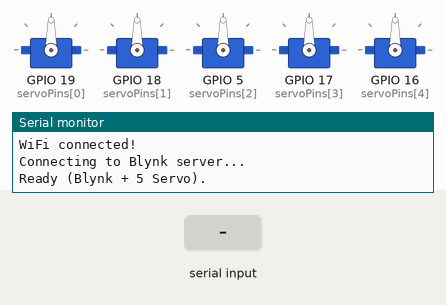
This sketch was run on a simulated ESP32. Parts: 5 × servo, the last lines printed to the serial monitor. The test bench sets the inputs (shaded band). WiFi joins after 1.5 s; servers stay silent unless stated.

Above: at 3.3 s.
3.4 s: "ik,1\n" received over Serial
At 4.5 s:
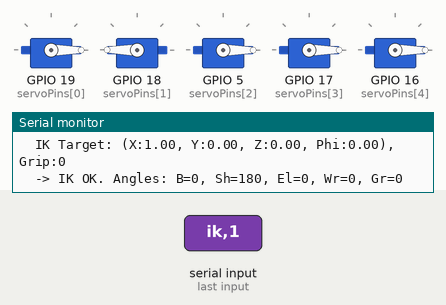
4.9 s: "fk,1\n" received over Serial
At 5.6 s:
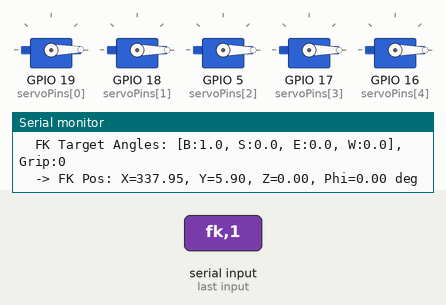
6.4 s: "ik,150\n" received over Serial
At 6.8 s:
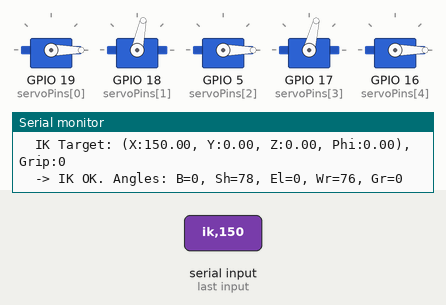
7.9 s: "fk,150\n" received over Serial
At 9.1 s:
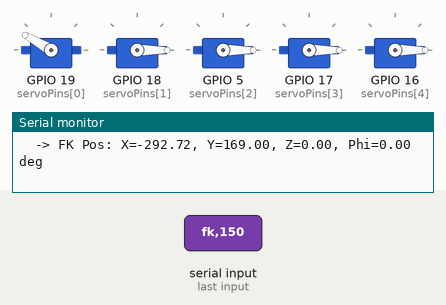
Timing chart, 0 to 10.4 s (numbered marks = the images above; inputs shaded):
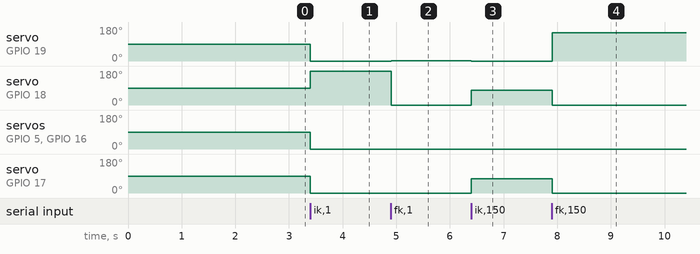

The sketch:

RoboticArmwithBlynk.ino
```cpp
#define BLYNK_TEMPLATE_ID "TMPL6WWYDNwYo"
#define BLYNK_TEMPLATE_NAME "Robotic Arm"
#define BLYNK_AUTH_TOKEN "3SxvlAf2gZReXwMP78pkn7tXYV0r9YcB"   // <-- ganti

// ===== ESP32 + Blynk: 5 Servo + 5 Gauge, plus FK/IK via Serial =====
#include <ESP32Servo.h>
#include <BlynkSimpleEsp32.h>
#include <cmath>
#include <WiFi.h>

// ---------- Amankan M_PI di Arduino ----------
#ifndef M_PI
#define M_PI 3.14159265358979323846
#endif

// ---------- Blynk Credentials ----------
char ssid[] = "Pooh";             // <-- ganti
char pass[] = "hahahaha";         // <-- ganti

// ---------- Virtual Pin Mapping ----------
// Sliders (input dari app)
#define VS_SERVO1  V0
#define VS_SERVO2  V1
#define VS_SERVO3  V2
#define VS_SERVO4  V3
#define VS_SERVO5  V4
// Gauges (output ke app)
#define VG_SERVO1  V10
#define VG_SERVO2  V11
#define VG_SERVO3  V12
#define VG_SERVO4  V13
#define VG_SERVO5  V14

// ---------- Servo config ----------
#define SERVO_COUNT 5

// NOTE: Ganti ke GPIO yang valid untuk ESP32 kamu.
// 27,26,25,33,32 itu umum aman untuk PWM servo.
const uint8_t servoPins[SERVO_COUNT] = {19, 18, 5, 17, 16};  // Base, Shoulder, Elbow, Wrist, Gripper

Servo   myServos[SERVO_COUNT];
uint8_t currentAngles[SERVO_COUNT] = {90, 90, 90, 90, 90};

inline uint8_t clampDeg(int d){ return (d<0)?0:((d>180)?180:d); }

// ===================================================================
//      Bagian KINEMATIKA & LOGIKA kamu (dipakai apa adanya)
// ===================================================================
const double L1 = 121.0;
const double L2 = 122.0;
const double L3 = 95.0;

String inputString = "";

// ---- structs
struct ThreeDofResult {
  double theta1a, theta2a, theta3a;
  double theta1b, theta2b, theta3b;
  bool valid;
};
struct InverseKinematicsResult {
  double deg1, deg2, deg3, deg4;
  bool valid;
};
struct ForwardKinematicsResult {
  double x, y, z, phi_deg;
};

// ---- forward declares
ThreeDofResult three_dof(double x, double y, double l1, double l2, double l3, double gamma);
InverseKinematicsResult inverse_kinematics(double x, double y, double z, double phi_deg, double l1, double l2, double l3);
ForwardKinematicsResult forward_kinematics(double deg1, double deg2, double deg3, double deg4);
void moveArmJointsArray(const uint8_t angles[]);
void parseAndExecute(String input);
String getValue(String data, char separator, int index);

// ===================================================================
//                          BLYNK HELPERS
// ===================================================================
void writeServoAndGauge(int idx, int deg, uint8_t vGauge)
{
  uint8_t a = clampDeg(deg);
  currentAngles[idx] = a;
  myServos[idx].write(a);
  // update gauge yang terkait
  Blynk.virtualWrite(vGauge, a);
}

// Saat perangkat baru konek: minta nilai slider terakhir & seed gauge
BLYNK_CONNECTED()
{
  Blynk.syncVirtual(VS_SERVO1, VS_SERVO2, VS_SERVO3, VS_SERVO4, VS_SERVO5);
  Blynk.virtualWrite(VG_SERVO1, currentAngles[0]);
  Blynk.virtualWrite(VG_SERVO2, currentAngles[1]);
  Blynk.virtualWrite(VG_SERVO3, currentAngles[2]);
  Blynk.virtualWrite(VG_SERVO4, currentAngles[3]);
  Blynk.virtualWrite(VG_SERVO5, currentAngles[4]);
}

// Callback slider (input derajat dari app)
BLYNK_WRITE(VS_SERVO1){ writeServoAndGauge(0, param.asInt(), VG_SERVO1); }
BLYNK_WRITE(VS_SERVO2){ writeServoAndGauge(1, param.asInt(), VG_SERVO2); }
BLYNK_WRITE(VS_SERVO3){ writeServoAndGauge(2, param.asInt(), VG_SERVO3); }
BLYNK_WRITE(VS_SERVO4){ writeServoAndGauge(3, param.asInt(), VG_SERVO4); }
BLYNK_WRITE(VS_SERVO5){ writeServoAndGauge(4, param.asInt(), VG_SERVO5); }

// ===================================================================
//                           SETUP / LOOP
// ===================================================================
// void setup() {
//   Serial.begin(115200);

//   // attach servo ke pin
//   for (int i = 0; i < SERVO_COUNT; i++) {
//     myServos[i].attach(servoPins[i]);
//     myServos[i].write(currentAngles[i]);
//   }

//   // konek Blynk Cloud
//   Blynk.begin("3SxvlAf2gZReXwMP78pkn7tXYV0r9YcB", "OPPO A3 Pro 5G", "k3wxv5ge", "blynk.cloud", 80);

//   // posisi awal
//   moveArmJointsArray(currentAngles);
//   delay(300);
//   Serial.println("\nReady (Blynk + 5 Servo).");
// }

// ===== GANTI SELURUH FUNGSI SETUP ANDA DENGAN INI =====

void setup() {
  Serial.begin(115200);
  Serial.println("\n\nBooting... Board reset."); // Pesan 1: Tanda board hidup

  // attach servo ke pin
  for (int i = 0; i < SERVO_COUNT; i++) {
    myServos[i].attach(servoPins[i]);
    myServos[i].write(currentAngles[i]);
  }

  Serial.print("Connecting to WiFi: ");
  Serial.println(ssid);

  // Ini adalah fungsi yang benar untuk menghubungkan WiFi dan Blynk
  Blynk.begin(BLYNK_AUTH_TOKEN, ssid, pass);

  Serial.println("WiFi connected!");
  Serial.println("Connecting to Blynk server...");

  // posisi awal
  moveArmJointsArray(currentAngles);
  delay(300);

  Serial.println("\nReady (Blynk + 5 Servo)."); // Pesan 2: Tanda semua berhasil
}

void loop() {
  Blynk.run();

  // parser perintah via Serial (fk/ik seperti punyamu)
  if (Serial.available() > 0) {
    inputString = Serial.readStringUntil('\n');
    inputString.trim();
    if (inputString.length() > 0) {
      Serial.print("\nCalculating ");
      Serial.println(inputString);
      parseAndExecute(inputString);
      // setiap selesai gerak via parser, push gauge semua
      Blynk.virtualWrite(VG_SERVO1, currentAngles[0]);
      Blynk.virtualWrite(VG_SERVO2, currentAngles[1]);
      Blynk.virtualWrite(VG_SERVO3, currentAngles[2]);
      Blynk.virtualWrite(VG_SERVO4, currentAngles[3]);
      Blynk.virtualWrite(VG_SERVO5, currentAngles[4]);
    }
  }
}

// ===================================================================
//                     FUNGSI KAMU (asli, dipertahankan)
// ===================================================================
void moveArmJointsArray(const uint8_t angles[]) {
  for (int i = 0; i < SERVO_COUNT; i++) {
    uint8_t constrainedAngle = clampDeg(angles[i]);
    myServos[i].write(constrainedAngle);
    currentAngles[i] = constrainedAngle;
  }
}

String getValue(String data, char separator, int index) {
  int found = 0;
  int strIndex[] = {0, -1};
  int maxIndex = data.length() - 1;
  for (int i = 0; i <= maxIndex && found <= index; i++) {
    if (data.charAt(i) == separator || i == maxIndex) {
      found++;
      strIndex[0] = strIndex[1] + 1;
      strIndex[1] = (i == maxIndex) ? i + 1 : i;
    }
  }
  return found > index ? data.substring(strIndex[0], strIndex[1]) : "";
}

ForwardKinematicsResult forward_kinematics(double deg1, double deg2, double deg3, double deg4) {
  ForwardKinematicsResult res = {0, 0, 0, 0};
  double t0_rad = deg1 * M_PI / 180.0; // Base
  double t1_rad = deg2 * M_PI / 180.0; // Shoulder
  double t2_rad = deg3 * M_PI / 180.0; // Elbow
  double t3_rad = deg4 * M_PI / 180.0; // Wrist

  double r_w = L1 * cos(t1_rad) + L2 * cos(t1_rad + t2_rad);
  double z_w = L1 * sin(t1_rad) + L2 * sin(t1_rad + t2_rad);
  double phi_rad = t1_rad + t2_rad + t3_rad;

  double r = r_w + L3 * cos(phi_rad);
  double z = z_w + L3 * sin(phi_rad);

  res.x = r * cos(t0_rad);
  res.y = r * sin(t0_rad);
  res.z = z;
  res.phi_deg = phi_rad * 180.0 / M_PI;
  return res;
}

ThreeDofResult three_dof(double x, double y, double l1, double l2, double l3, double gamma) {
  ThreeDofResult result = {0,0,0,0,0,0,false};
  double x3 = x - l3 * cos(gamma);
  double y3 = y - l3 * sin(gamma);

  double d = sqrt(x3*x3 + y3*y3);
  if (d > l1 + l2 || d < fabs(l1 - l2)) return result;

  double cos_theta2 = (x3*x3 + y3*y3 - l1*l1 - l2*l2) / (2 * l1 * l2);
  cos_theta2 = fmax(-1.0, fmin(1.0, cos_theta2));
  double theta2a = acos(cos_theta2);
  double theta2b = -theta2a;

  double theta1a = atan2(y3, x3) - atan2(l2 * sin(theta2a), l1 + l2 * cos(theta2a));
  double theta1b = atan2(y3, x3) - atan2(l2 * sin(theta2b), l1 + l2 * cos(theta2b));
  double theta3a = gamma - theta1a - theta2a;
  double theta3b = gamma - theta1b - theta2b;

  result.theta1a = theta1a * 180.0 / M_PI;
  result.theta2a = theta2a * 180.0 / M_PI;
  result.theta3a = theta3a * 180.0 / M_PI;
  result.theta1b = theta1b * 180.0 / M_PI;
  result.theta2b = theta2b * 180.0 / M_PI;
  result.theta3b = theta3b * 180.0 / M_PI;
  result.valid = true;
  return result;
}

InverseKinematicsResult inverse_kinematics(double x, double y, double z, double phi_deg, double l1, double l2, double l3) {
  InverseKinematicsResult result = {0,0,0,0,false};
  double phi_rad = phi_deg * M_PI / 180.0;
  double r = sqrt(x*x + y*y);
  double deg1 = atan2(y, x) * 180.0 / M_PI;
  ThreeDofResult three_result = three_dof(r, z, l1, l2, l3, phi_rad);
  if (!three_result.valid) return result;

  // pilih elbow-up (varian b)
  result.deg1 = deg1;
  result.deg2 = three_result.theta1b;
  result.deg3 = three_result.theta2b;
  result.deg4 = three_result.theta3b;
  result.valid = true;
  return result;
}

// ===================================================================
//                   Parser perintah "ik,..." / "fk,..."
// ===================================================================
void parseAndExecute(String input) {
  input.toLowerCase();

  int firstComma = input.indexOf(',');
  if (firstComma == -1) { Serial.println("Error: Format salah."); return; }

  String command = input.substring(0, firstComma);
  String values  = input.substring(firstComma + 1);

  if (command == "ik") {
    // IK Format: x,y,z,phi,gripper
    double x   = getValue(values, ',', 0).toFloat();
    double y   = getValue(values, ',', 1).toFloat();
    double z   = getValue(values, ',', 2).toFloat();
    double phi = getValue(values, ',', 3).toFloat();
    uint8_t g  = getValue(values, ',', 4).toInt();

    Serial.printf("  IK Target: (X:%.2f, Y:%.2f, Z:%.2f, Phi:%.2f), Grip:%d\n", x,y,z,phi,g);

    InverseKinematicsResult res = inverse_kinematics(x, y, z, phi, L1, L2, L3);
    if (res.valid) {
      currentAngles[0] = clampDeg((int)round(res.deg1)); // Base
      currentAngles[1] = clampDeg((int)round(res.deg2)); // Shoulder
      currentAngles[2] = clampDeg((int)round(res.deg3)); // Elbow
      currentAngles[3] = clampDeg((int)round(res.deg4)); // Wrist
      currentAngles[4] = clampDeg(g);                    // Gripper

      moveArmJointsArray(currentAngles);

      Serial.printf("  -> IK OK. Angles: B=%d, Sh=%d, El=%d, Wr=%d, Gr=%d\n",
                    currentAngles[0],currentAngles[1],currentAngles[2],currentAngles[3],currentAngles[4]);
    } else {
      Serial.println("  -> IK: target unreachable");
    }

  } else if (command == "fk") {
    // FK Format: base,shoulder,elbow,wrist,gripper
    double b = getValue(values, ',', 0).toFloat();
    double s = getValue(values, ',', 1).toFloat();
    double e = getValue(values, ',', 2).toFloat();
    double w = getValue(values, ',', 3).toFloat();
    uint8_t g = getValue(values, ',', 4).toInt();

    Serial.printf("  FK Target Angles: [B:%.1f, S:%.1f, E:%.1f, W:%.1f], Grip:%d\n", b,s,e,w,g);

    currentAngles[0] = clampDeg((int)round(b));
    currentAngles[1] = clampDeg((int)round(s));
    currentAngles[2] = clampDeg((int)round(e));
    currentAngles[3] = clampDeg((int)round(w));
    currentAngles[4] = clampDeg(g);

    ForwardKinematicsResult res = forward_kinematics(b, s, e, w);
    Serial.printf("  -> FK Pos: X=%.2f, Y=%.2f, Z=%.2f, Phi=%.2f deg\n", res.x,res.y,res.z,res.phi_deg);

    moveArmJointsArray(currentAngles);

  } else {
    Serial.println("Error input, use fk or ik");
  }
}
```

Measured:
- after the input at 3.4 s, servo on GPIO 19 (servoPins[0]), servo on GPIO 5 (servoPins[2]), servo on GPIO 17 (servoPins[3]), servo on GPIO 16 (servoPins[4]): 90° → 0° at once; servo on GPIO 18 (servoPins[1]): 90° → 180° at once
- after the input at 4.9 s, servo on GPIO 19 (servoPins[0]): 0° → 1° at once; servo on GPIO 18 (servoPins[1]): 180° → 0° at once
- after the input at 6.4 s, servo on GPIO 19 (servoPins[0]): 1° → 0° at once; servo on GPIO 18 (servoPins[1]): 0° → 78° at once; servo on GPIO 17 (servoPins[3]): 0° → 76° at once
- after the input at 7.9 s, servo on GPIO 19 (servoPins[0]): 0° → 150° at once; servo on GPIO 18 (servoPins[1]): 78° → 0° at once; servo on GPIO 17 (servoPins[3]): 76° → 0° at once
